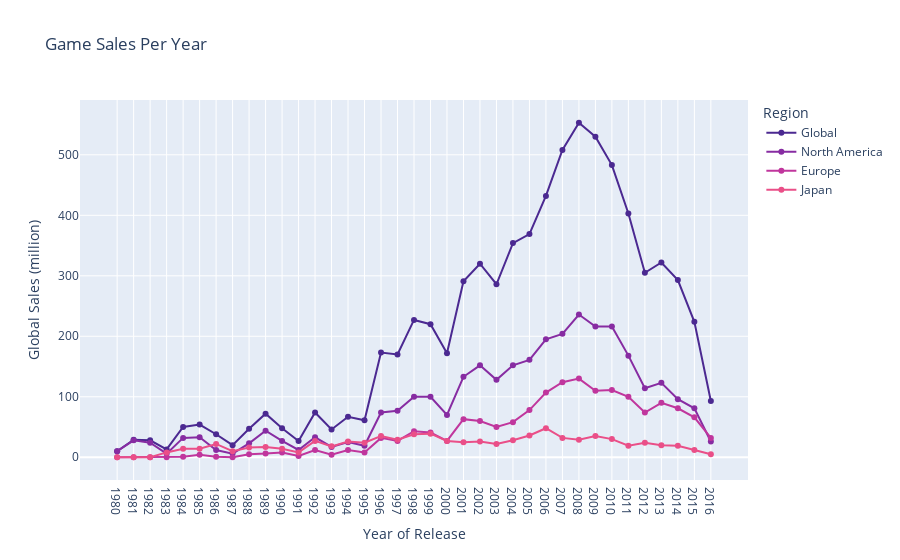

Notebook cell for this chart:
### Code cell
sales_by_year(connection, cursor)

### Figure 1 — Plotly figure (JSON) as saved in the notebook; plotly's stock layout.template omitted (floating-point values rounded to 4 significant figures)
{"data": [{"hovertemplate": "Region=Global<br>Year of Release=%{x}<br>Global Sales (million)=%{y}<extra></extra>", "legendgroup": "Global", "line": {"color": "rgb(75, 41, 145)", "dash": "solid"}, "marker": {"symbol": "circle"}, "mode": "markers+lines", "name": "Global", "orientation": "v", "showlegend": true, "type": "scatter", "x": [null, "1980", "1981", "1982", "1983", "1984", "1985", "1986", "1987", "1988", "1989", "1990", "1991", "1992", "1993", "1994", "1995", "1996", "1997", "1998", "1999", "2000", "2001", "2002", "2003", "2004", "2005", "2006", "2007", "2008", "2009", "2010", "2011", "2012", "2013", "2014", "2015", "2016"], "xaxis": "x", "y": [71, 10, 29, 28, 13, 50, 54, 38, 20, 47, 72, 48, 27, 74, 46, 67, 61, 173, 170, 227, 220, 172, 291, 320, 286, 354, 369, 432, 508, 553, 530, 483, 403, 305, 322, 293, 224, 93], "yaxis": "y"}, {"hovertemplate": "Region=North America<br>Year of Release=%{x}<br>Global Sales (million)=%{y}<extra></extra>", "legendgroup": "North America", "line": {"color": "rgb(135, 44, 162)", "dash": "solid"}, "marker": {"symbol": "circle"}, "mode": "markers+lines", "name": "North America", "orientation": "v", "showlegend": true, "type": "scatter", "x": [null, "1980", "1981", "1982", "1983", "1984", "1985", "1986", "1987", "1988", "1989", "1990", "1991", "1992", "1993", "1994", "1995", "1996", "1997", "1998", "1999", "2000", "2001", "2002", "2003", "2004", "2005", "2006", "2007", "2008", "2009", "2010", "2011", "2012", "2013", "2014", "2015", "2016"], "xaxis": "x", "y": [39, 10, 28, 24, 6, 32, 33, 12, 6, 23, 44, 27, 12, 33, 17, 25, 19, 74, 77, 100, 100, 70, 133, 152, 128, 152, 161, 195, 204, 236, 216, 216, 168, 114, 123, 96, 81, 26], "yaxis": "y"}, {"hovertemplate": "Region=Europe<br>Year of Release=%{x}<br>Global Sales (million)=%{y}<extra></extra>", "legendgroup": "Europe", "line": {"color": "rgb(192, 54, 157)", "dash": "solid"}, "marker": {"symbol": "circle"}, "mode": "markers+lines", "name": "Europe", "orientation": "v", "showlegend": true, "type": "scatter", "x": [null, "1980", "1981", "1982", "1983", "1984", "1985", "1986", "1987", "1988", "1989", "1990", "1991", "1992", "1993", "1994", "1995", "1996", "1997", "1998", "1999", "2000", "2001", "2002", "2003", "2004", "2005", "2006", "2007", "2008", "2009", "2010", "2011", "2012", "2013", "2014", "2015", "2016"], "xaxis": "x", "y": [9, 0, 0, 0, 0, 1, 4, 1, 0, 5, 6, 8, 2, 12, 4, 12, 8, 32, 27, 43, 41, 27, 63, 60, 50, 58, 78, 107, 124, 130, 110, 111, 100, 74, 90, 81, 66, 32], "yaxis": "y"}, {"hovertemplate": "Region=Japan<br>Year of Release=%{x}<br>Global Sales (million)=%{y}<extra></extra>", "legendgroup": "Japan", "line": {"color": "rgb(234, 79, 136)", "dash": "solid"}, "marker": {"symbol": "circle"}, "mode": "markers+lines", "name": "Japan", "orientation": "v", "showlegend": true, "type": "scatter", "x": [null, "1980", "1981", "1982", "1983", "1984", "1985", "1986", "1987", "1988", "1989", "1990", "1991", "1992", "1993", "1994", "1995", "1996", "1997", "1998", "1999", "2000", "2001", "2002", "2003", "2004", "2005", "2006", "2007", "2008", "2009", "2010", "2011", "2012", "2013", "2014", "2015", "2016"], "xaxis": "x", "y": [3, 0, 0, 0, 8, 14, 14, 22, 10, 16, 17, 14, 8, 27, 18, 26, 24, 35, 29, 38, 39, 27, 25, 26, 22, 28, 36, 48, 32, 29, 35, 30, 19, 24, 20, 19, 12, 5], "yaxis": "y"}], "layout": {"legend": {"title": {"text": "Region"}, "tracegroupgap": 0}, "title": {"text": "Game Sales Per Year"}, "xaxis": {"anchor": "y", "domain": [0, 1], "title": {"text": "Year of Release"}}, "yaxis": {"anchor": "x", "domain": [0, 1], "title": {"text": "Global Sales (million)"}}}}
